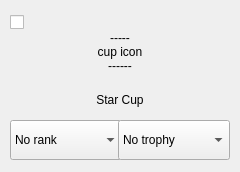
           <widget class="QWidget" name="cup3" native="true">
            <property name="sizePolicy">
             <sizepolicy hsizetype="Fixed" vsizetype="Fixed">
              <horstretch>0</horstretch>
              <verstretch>0</verstretch>
             </sizepolicy>
            </property>
            <property name="minimumSize">
             <size>
              <width>240</width>
              <height>172</height>
             </size>
            </property>
            <property name="maximumSize">
             <size>
              <width>240</width>
              <height>172</height>
             </size>
            </property>
            <widget class="QLabel" name="cup3Icon">
             <property name="geometry">
              <rect>
               <x>88</x>
               <y>20</y>
               <width>64</width>
               <height>64</height>
              </rect>
             </property>
             <property name="text">
              <string>-----
cup icon
------</string>
             </property>
             <property name="alignment">
              <set>Qt::AlignCenter</set>
             </property>
            </widget>
            <widget class="QLabel" name="cup3Label">
             <property name="geometry">
              <rect>
               <x>20</x>
               <y>88</y>
               <width>200</width>
               <height>24</height>
              </rect>
             </property>
             <property name="text">
              <string>Star Cup</string>
             </property>
             <property name="alignment">
              <set>Qt::AlignCenter</set>
             </property>
            </widget>
            <widget class="QComboBox" name="cup3Rank">
             <property name="geometry">
              <rect>
               <x>10</x>
               <y>120</y>
               <width>112</width>
               <height>40</height>
              </rect>
             </property>
             <item>
              <property name="text">
               <string>No rank</string>
              </property>
             </item>
             <item>
              <property name="text">
               <string>C (unused)</string>
              </property>
             </item>
             <item>
              <property name="text">
               <string>B (unused)</string>
              </property>
             </item>
             <item>
              <property name="text">
               <string>A (unused)</string>
              </property>
             </item>
             <item>
              <property name="text">
               <string>1 Star</string>
              </property>
             </item>
             <item>
              <property name="text">
               <string>2 Stars</string>
              </property>
             </item>
             <item>
              <property name="text">
               <string>3 Stars</string>
              </property>
             </item>
            </widget>
            <widget class="QComboBox" name="cup3Tro">
             <property name="geometry">
              <rect>
               <x>118</x>
               <y>120</y>
               <width>112</width>
               <height>40</height>
              </rect>
             </property>
             <item>
              <property name="text">
               <string>No trophy</string>
              </property>
             </item>
             <item>
              <property name="text">
               <string>Bronze</string>
              </property>
             </item>
             <item>
              <property name="text">
               <string>Silver</string>
              </property>
             </item>
             <item>
              <property name="text">
               <string>Gold</string>
              </property>
             </item>
            </widget>
            <widget class="QCheckBox" name="cup3Active">
             <property name="geometry">
              <rect>
               <x>10</x>
               <y>10</y>
               <width>24</width>
               <height>24</height>
              </rect>
             </property>
             <property name="sizePolicy">
              <sizepolicy hsizetype="Minimum" vsizetype="Fixed">
               <horstretch>0</horstretch>
               <verstretch>0</verstretch>
              </sizepolicy>
             </property>
             <property name="text">
              <string/>
             </property>
            </widget>
           </widget>
